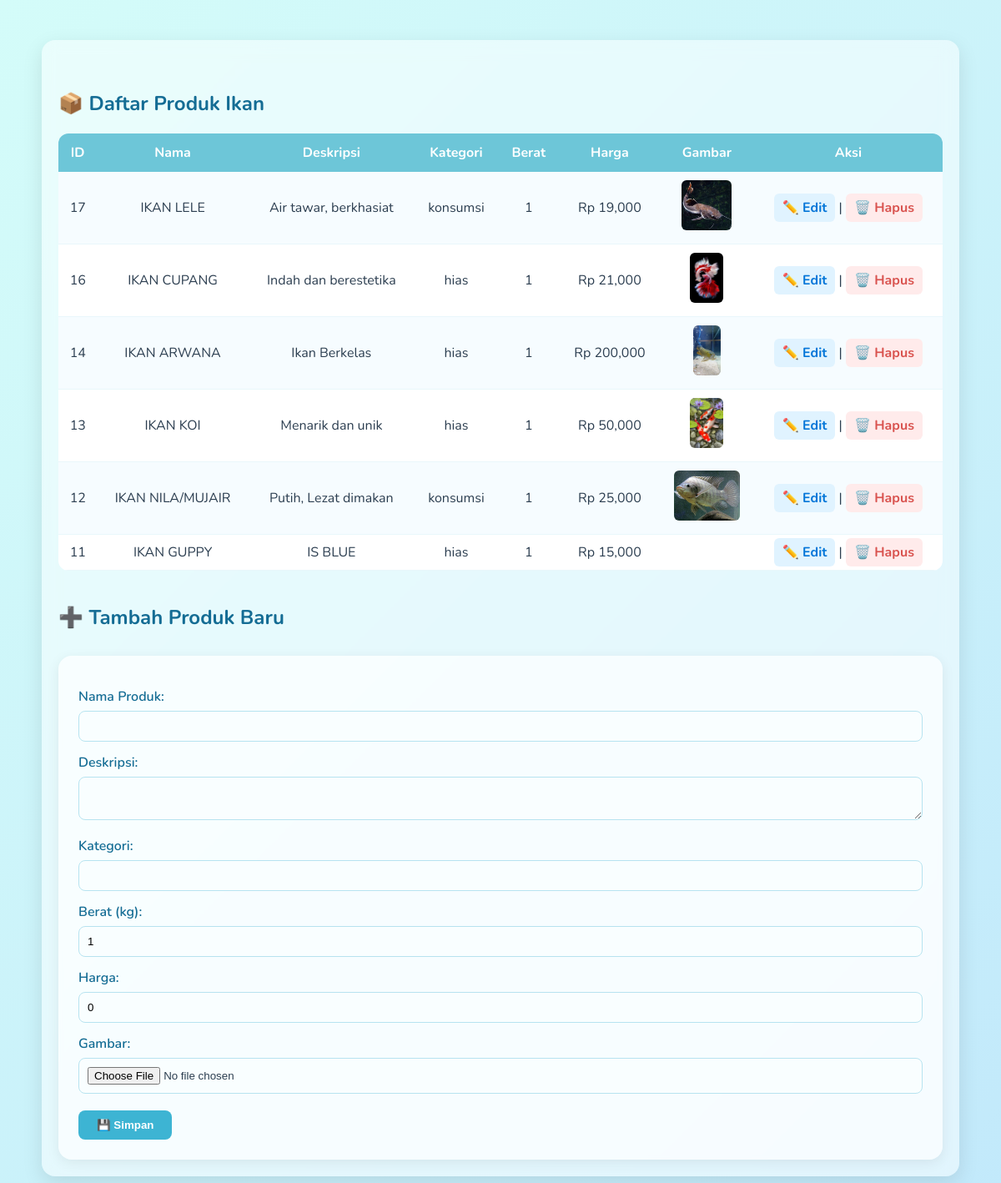
The page /backend/api/productFish/admin/index.php on the database as committed earlier.
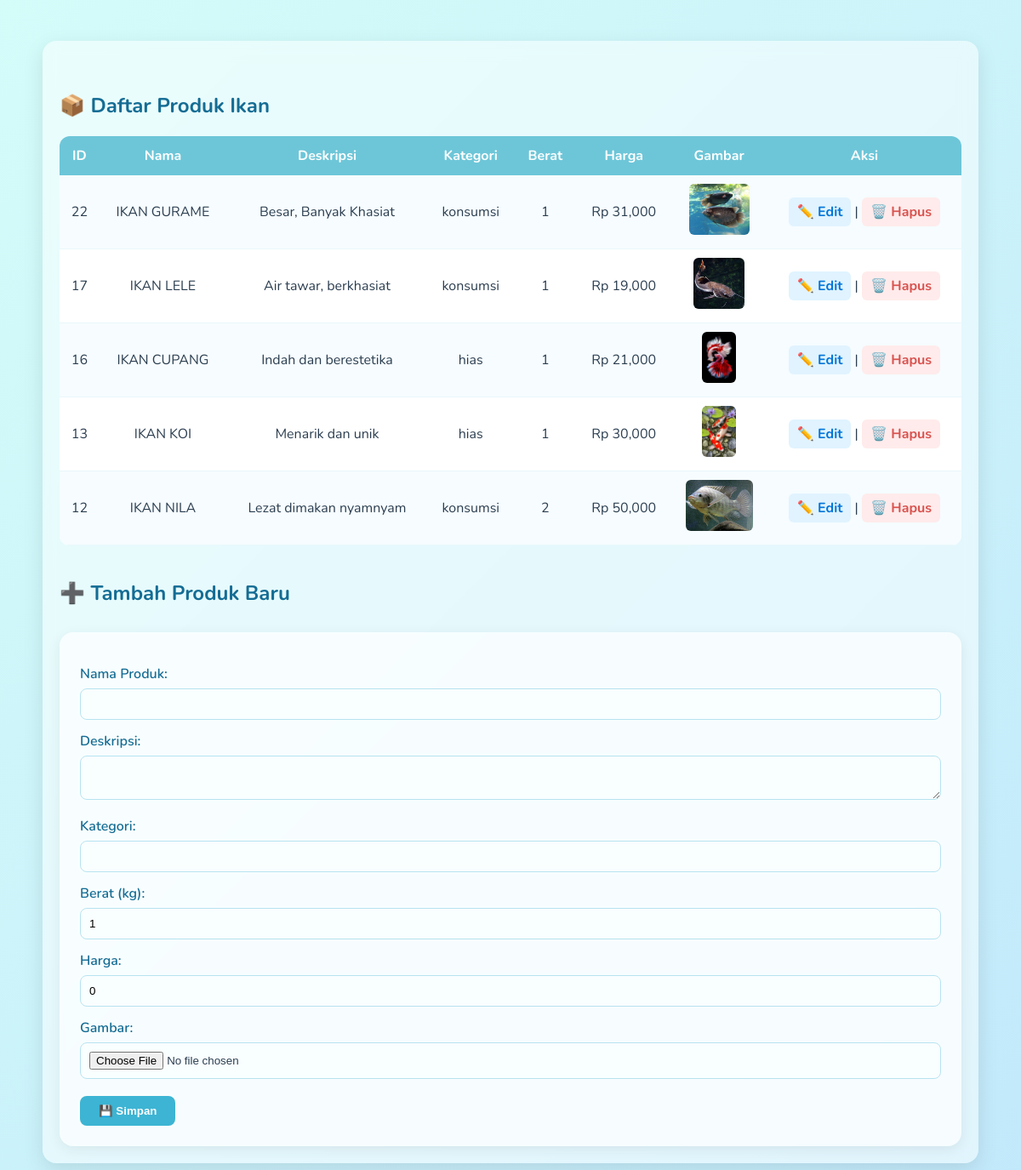
The same page on the database as committed later.
### tables this page shows
CREATE TABLE `productfish` (
  `id` int NOT NULL,
  `nama` varchar(255) DEFAULT NULL,
  `deskripsi` text,
  `kategori` varchar(100) DEFAULT NULL,
  `berat` int DEFAULT NULL,
  `harga` int DEFAULT NULL,
  `gambar` varchar(255) DEFAULT NULL
);

### backend/api/productFish/admin/index.php (the view, shortened to what this page needs)
<?php
$pdo = new PDO("mysql:host=localhost;dbname=dbkita", "root", "");
$produk = $pdo->query("SELECT * FROM productFish ORDER BY id DESC")->fetchAll(PDO::FETCH_ASSOC);
$edit = null;
?>
<!DOCTYPE html>
<html>
<head>
</head>
<body>
  <div class="container">
    <h2>📦 Daftar Produk Ikan</h2>
    <table>
      <tr>
        <th>ID</th>
        <th>Nama</th>
        <th>Deskripsi</th>
        <th>Kategori</th>
        <th>Berat</th>
        <th>Harga</th>
        <th>Gambar</th>
        <th>Aksi</th>
      </tr>
      <?php foreach ($produk as $row): ?>
      <tr>
        <td><?= $row['id'] ?></td>
        <td><?= htmlspecialchars($row['nama']) ?></td>
        <td><?= htmlspecialchars($row['deskripsi']) ?></td>
        <td><?= htmlspecialchars($row['kategori']) ?></td>
        <td><?= $row['berat'] ?></td>
        <td>Rp <?= number_format($row['harga']) ?></td>
        <td>
          <?php if ($row['gambar']): ?>
            <img src="../upload/<?= $row['gambar'] ?>" alt="">
          <?php endif ?>
        </td>
        <td>
          <a href="?edit=<?= $row['id'] ?>" class="edit">✏️ Edit</a> |
          <a href="?hapus=<?= $row['id'] ?>" onclick="return confirm('Hapus produk ini?')" class="hapus">🗑️ Hapus</a>
        </td>
      </tr>
      <?php endforeach ?>
    </table>
    <h2><?= $edit ? '🔁 Edit Produk' : '➕ Tambah Produk Baru' ?></h2>
    <form method="POST" enctype="multipart/form-data">
      <label>Nama Produk:</label>
      <input type="text" name="nama" value="<?= $edit['nama'] ?? '' ?>">
      <label>Deskripsi:</label>
      <textarea name="deskripsi"><?= $edit['deskripsi'] ?? '' ?></textarea>
      <label>Kategori:</label>
      <input type="text" name="kategori" value="<?= $edit['kategori'] ?? '' ?>">
      <label>Berat (kg):</label>
      <input type="number" name="berat" value="<?= $edit['berat'] ?? 1 ?>" step="0.1">
      <label>Harga:</label>
      <input type="number" name="harga" value="<?= $edit['harga'] ?? 0 ?>">
      <label>Gambar:</label>
      <input type="file" name="gambar">
      <button type="submit"><?= $edit ? '✅ Update' : '💾 Simpan' ?></button>
    </form>
  </div>
</body>
</html>

### backend/api/productFish/admin/index.php (style rules this page uses)
* { box-sizing: border-box; }
body { font-family: 'Nunito', sans-serif; background: linear-gradient(135deg, #d4fcf9, #c2e9fb); color: #2c3e50; padding: 40px; }
h2 { color: #146c94; margin-top: 40px; }
.container { max-width: 1100px; margin: auto; padding: 20px; background: rgba(255, 255, 255, 0.5); border-radius: 16px; box-shadow: 0 8px 24px rgba(0,0,0,0.1); backdrop-filter: blur(10px); }
table { width: 100%; border-collapse: collapse; margin-top: 20px; background-color: white; border-radius: 12px; overflow: hidden; }
th { background-color: #6dc6d8; color: white; padding: 12px; }
td { padding: 10px; text-align: center; border-bottom: 1px solid #e9f7fb; }
tr:nth-child(even) { background-color: #f6fcff; }
img { max-height: 60px; border-radius: 6px; }
a { text-decoration: none; font-weight: bold; padding: 6px 10px; border-radius: 6px; }
a.edit { background: #e0f3ff; color: #0275d8; }
a.hapus { background: #ffebeb; color: #d9534f; }
form { margin-top: 30px; background: rgba(255, 255, 255, 0.7); padding: 24px; border-radius: 16px; box-shadow: 0 4px 16px rgba(0,0,0,0.07); }
label { display: block; margin-top: 14px; font-weight: 600; color: #146c94; }
input[type="text"], input[type="number"], textarea, input[type="file"] { width: 100%; padding: 10px; margin-top: 6px; border: 1px solid #b7e3f0; border-radius: 8px; background: #f9feff; }
button { margin-top: 20px; padding: 10px 22px; background: #3db4d3; color: white; border: none; border-radius: 8px; font-weight: bold; cursor: pointer; transition: 0.3s; }

Rows that differ between the two databases and show on the page:
removed productfish: id "14", nama "IKAN ARWANA", deskripsi "Ikan Berkelas", kategori "hias", berat "1", harga "200,000", gambar (picture)
removed productfish: id "11", nama "IKAN GUPPY", deskripsi "IS BLUE", kategori "hias", berat "1", harga "15,000"
added productfish: id "22", nama "IKAN GURAME", deskripsi "Besar, Banyak Khasiat", kategori "konsumsi", berat "1", harga "31,000", gambar (picture)
changed productfish "IKAN KOI": harga "50,000" → "30,000"
changed productfish id 12: nama "IKAN NILA/MUJAIR" → "IKAN NILA"; deskripsi "Putih, Lezat dimakan" → "Lezat dimakan nyamnyam"; berat "1" → "2"; harga "25,000" → "50,000"
